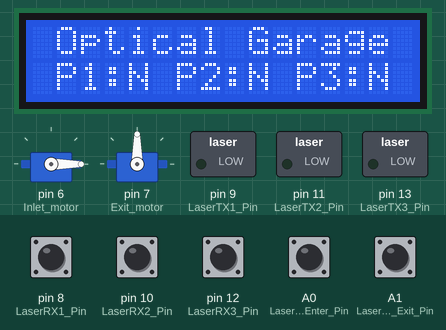
Recording of a sketch running on a simulated Arduino Uno, built with avr-gcc and run on an emulated ATmega328P. On the bench: 16×2 character LCD, 2 × servo, switched loads named in the sketch (green lamp = pin HIGH). The test bench sets the inputs (shaded band); at power-on: A0 (LaserRX4_Enter_Pin), A1 (LaserRX5_Exit_Pin), pin 8 (LaserRX1_Pin), pin 10 (LaserRX2_Pin), pin 12 (LaserRX3_Pin) HIGH. Pins used as bus, display or sensor lines are not drawn; what the sketch prints to the serial monitor is not drawn.

Above: at 2.2 s.
2.3 s: pin 8 (LaserRX1_Pin) pulled LOW for 0.15 s
3.9 s: A0 (LaserRX4_Enter_Pin) pulled LOW for 0.15 s
5.5 s: A1 (LaserRX5_Exit_Pin) pulled LOW for 0.15 s
7.1 s: A1 (LaserRX5_Exit_Pin) pulled LOW for 1 s
At 8.1 s:
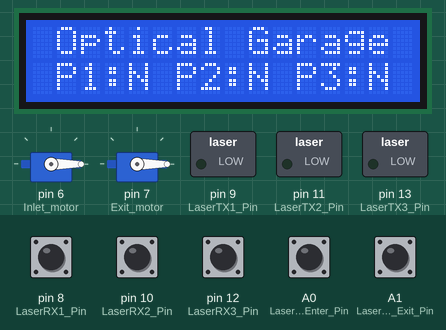
10.1 s: A0 (LaserRX4_Enter_Pin) pulled LOW for 1 s
At 11.8 s:
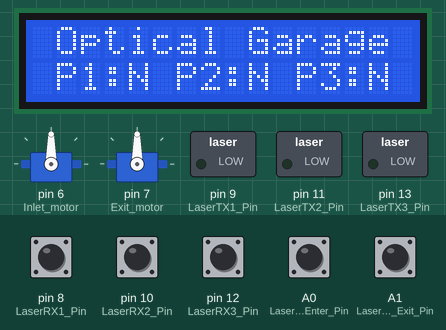
13.6 s: pin 8 (LaserRX1_Pin) pulsed LOW 2 times (0.12 s each, 0.3 s apart)
At 14.6 s:
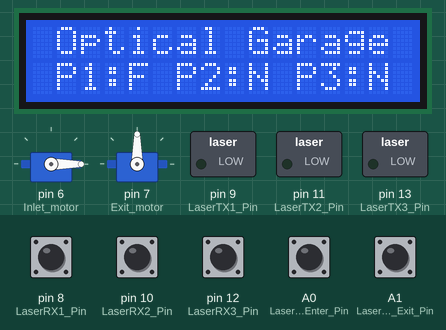
Timing chart, 0 to 16.6 s (numbered marks = the images above; inputs shaded):
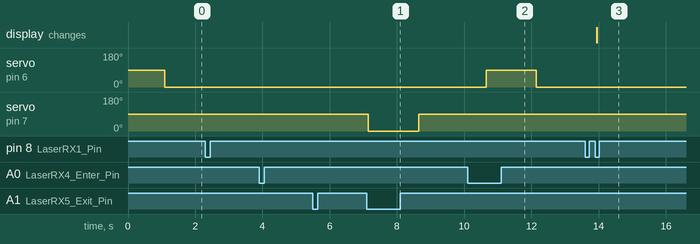

Measured:
- after the input at 2.3 s, every drawn part: stays the same
- after the input at 3.9 s, every drawn part: stays the same
- after the input at 5.5 s, every drawn part: stays the same
- after the input at 7.1 s, servo on pin 7 (Exit_motor): 90° → 0° after 0.05 s, → 90° 1.5 s later
- after the input at 10.1 s, servo on pin 6 (Inlet_motor): 0° → 90° after 0.55 s, → 0° 1.5 s later
- after the input at 13.6 s, the display: changes after 0.35 s (image 3)

The sketch:

Laser_Test.ino
```cpp
#include <LiquidCrystal_I2C.h>
#include "Servo.h"

#define SERVO_OPEN    1
#define SERVO_CLOSE   0

#define PowerRX_Exit_Pin    A2
#define PowerRX_Enter_Pin   2
#define PowerRX1_Pin        3
#define PowerRX2_Pin        4
#define PowerRX3_Pin        5

#define Inlet_motor         6
#define Exit_motor          7

#define LaserRX4_Enter_Pin  A0
#define LaserRX5_Exit_Pin   A1

#define LaserRX1_Pin        8
#define LaserTX1_Pin        9

#define LaserRX2_Pin       10
#define LaserTX2_Pin       11

#define LaserRX3_Pin       12
#define LaserTX3_Pin       13

Servo Inlet_ServoControl;
Servo Exit_ServoControl;
LiquidCrystal_I2C lcd(0x27, 16, 2);

void Inlet_Servo_State(char state) {
  if (state == SERVO_OPEN) {
    Inlet_ServoControl.write(0);
    delay(500);
    Inlet_ServoControl.write(90);
  } else if (state == SERVO_CLOSE) {
    Inlet_ServoControl.write(90);
    delay(500);
    Inlet_ServoControl.write(0);
  }
}

void Exit_Servo_State(char state) {
  if (state == SERVO_OPEN) {
    Exit_ServoControl.write(0);
    delay(500);
  } else if (state == SERVO_CLOSE) {
    Exit_ServoControl.write(90);
    delay(500);
  }
}

void Emergency_State()
{
  digitalWrite(LaserTX1_Pin,HIGH);
  digitalWrite(LaserTX2_Pin,HIGH);
  digitalWrite(LaserTX3_Pin,HIGH);
  delay(500);
  digitalWrite(LaserTX1_Pin,LOW);
  digitalWrite(LaserTX2_Pin,LOW);
  digitalWrite(LaserTX3_Pin,LOW);
  delay(500);
}

void setup() {
  Serial.begin(9600);
  lcd.init();
  lcd.backlight();
  lcd.setCursor(0, 0);
  lcd.print(" Optical Garage");
  lcd.setCursor(1, 1);
  lcd.print("P1:N P2:N P3:N");

  pinMode(LaserRX4_Enter_Pin, INPUT_PULLUP);
  pinMode(LaserRX5_Exit_Pin, INPUT_PULLUP);

  pinMode(LaserTX1_Pin, OUTPUT);
  pinMode(LaserRX1_Pin, INPUT_PULLUP);

  pinMode(LaserTX2_Pin, OUTPUT);
  pinMode(LaserRX2_Pin, INPUT_PULLUP);

  pinMode(LaserTX3_Pin, OUTPUT);
  pinMode(LaserRX3_Pin, INPUT_PULLUP);

  pinMode(PowerRX1_Pin, OUTPUT);
  pinMode(PowerRX2_Pin, OUTPUT);
  pinMode(PowerRX3_Pin, OUTPUT);
  pinMode(PowerRX_Enter_Pin, OUTPUT);
  pinMode(PowerRX_Exit_Pin, OUTPUT);

  digitalWrite(PowerRX_Enter_Pin, HIGH);
  digitalWrite(PowerRX_Exit_Pin, HIGH);
  digitalWrite(PowerRX1_Pin, HIGH);
  digitalWrite(PowerRX2_Pin, HIGH);
  digitalWrite(PowerRX3_Pin, HIGH);

  Inlet_ServoControl.attach(Inlet_motor);
  Exit_ServoControl.attach(Exit_motor);

  Exit_Servo_State(SERVO_CLOSE);
  Inlet_Servo_State(SERVO_CLOSE);
}

void loop() {
  static char num_of_cars = 0;
  static bool garage_is_full = false;
  static int ExitRX_lightCounter = 0;
  static bool ExitRX_lastLaserState = HIGH;
  bool ExitRX_currentLaserState = digitalRead(LaserRX5_Exit_Pin);

  static int InletRX_lightCounter = 0;
  static bool InletRX_lastLaserState = HIGH;
  bool InletRX_currentLaserState = digitalRead(LaserRX4_Enter_Pin);

  static int LaserRX1_lightCounter = 0;
  static bool LaserRX1_lastLaserState = HIGH;
  bool LaserRX1_currentLaserState = digitalRead(LaserRX1_Pin);
  static bool LaserRX1_isOccupied = false;

  static int LaserRX2_lightCounter = 0;
  static bool LaserRX2_lastLaserState = HIGH;
  bool LaserRX2_currentLaserState = digitalRead(LaserRX2_Pin);
  static bool LaserRX2_isOccupied = false;

  static int LaserRX3_lightCounter = 0;
  static bool LaserRX3_lastLaserState = HIGH;
  bool LaserRX3_currentLaserState = digitalRead(LaserRX3_Pin);
  static bool LaserRX3_isOccupied = false;

    if (ExitRX_lastLaserState == HIGH && ExitRX_currentLaserState == LOW) {
    ExitRX_lightCounter++;
    Serial.print("Exit Light Detect Total = ");
    Serial.println(ExitRX_lightCounter);
    delay(50);
  }
  ExitRX_lastLaserState = ExitRX_currentLaserState;

  if (InletRX_lastLaserState == HIGH && InletRX_currentLaserState == LOW) {
    InletRX_lightCounter++;
    Serial.print("Inlet Light Detect Total = ");
    Serial.println(InletRX_lightCounter);
    delay(50);
  }
  InletRX_lastLaserState = InletRX_currentLaserState;

  if (ExitRX_lightCounter == 2)
  {
    num_of_cars--;
    Exit_Servo_State(SERVO_OPEN);
    ExitRX_lightCounter = 0;
    delay(1000);
    Exit_Servo_State(SERVO_CLOSE);
  }

  if (InletRX_lightCounter == 2 && num_of_cars <3) {

    Inlet_Servo_State(SERVO_OPEN);
    InletRX_lightCounter = 0;
    delay(1000);
    Inlet_Servo_State(SERVO_CLOSE);
  }

  // --- Slot 1 Logic ---
  if (LaserRX1_lastLaserState == HIGH && LaserRX1_currentLaserState == LOW)
  {
    delay(50); // Debounce
    LaserRX1_lightCounter++;
    Serial.print("LaserRX1 Light Detect Total = ");
    Serial.println(LaserRX1_lightCounter);

    if (!LaserRX1_isOccupied && LaserRX1_lightCounter >= 3)
    {
      lcd.setCursor(4, 1); // Position for P1
      lcd.print("F");
      LaserRX1_isOccupied = true;
      LaserRX1_lightCounter = 0;
      num_of_cars++;
    }
    else if (LaserRX1_isOccupied && LaserRX1_lightCounter >= 4)
    {
      lcd.setCursor(4, 1);
      lcd.print("N");
      LaserRX1_isOccupied = false;
      LaserRX1_lightCounter = 0;
      num_of_cars--;
    }
  }
  LaserRX1_lastLaserState = LaserRX1_currentLaserState;

  // --- Slot 2 Logic ---
  if (LaserRX2_lastLaserState == HIGH && LaserRX2_currentLaserState == LOW)
  {
    delay(50);
    LaserRX2_lightCounter++;
    Serial.print("LaserRX2 Light Detect Total = ");
    Serial.println(LaserRX2_lightCounter);

    if (!LaserRX2_isOccupied && LaserRX2_lightCounter >= 3)
    {
      lcd.setCursor(9, 1); // Position for P2
      lcd.print("F");
      LaserRX2_isOccupied = true;
      LaserRX2_lightCounter = 0;
      num_of_cars++;
    }
    else if (LaserRX2_isOccupied && LaserRX2_lightCounter >= 4)
    {
      lcd.setCursor(9, 1);
      lcd.print("N");
      LaserRX2_isOccupied = false;
      LaserRX2_lightCounter = 0;
      num_of_cars--;
    }
  }
  LaserRX2_lastLaserState = LaserRX2_currentLaserState;

  // --- Slot 3 Logic ---
  if (LaserRX3_lastLaserState == HIGH && LaserRX3_currentLaserState == LOW)
  {
    delay(50);
    LaserRX3_lightCounter++;
    Serial.print("LaserRX3 Light Detect Total = ");
    Serial.println(LaserRX3_lightCounter);

    if (!LaserRX3_isOccupied && LaserRX3_lightCounter >= 3) {
      lcd.setCursor(14, 1); // Position for P3
      lcd.print("F");
      LaserRX3_isOccupied = true;
      LaserRX3_lightCounter = 0;
      num_of_cars++;
      }
    else if (LaserRX3_isOccupied && LaserRX3_lightCounter >= 4)
    {
      lcd.setCursor(14, 1);
      lcd.print("N");
      LaserRX3_isOccupied = false;
      LaserRX3_lightCounter = 0;
      num_of_cars--;
    }
  }
  LaserRX3_lastLaserState = LaserRX3_currentLaserState;

}
```
